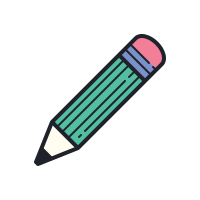
#> input picture edit.png, 200 x 200 px
$ python -i My_Booklet.py   (imports and definitions only)   (older library calls are emulated)
#> lines starting #> are read from the running program, lines starting #| are printed output that depends on the picture
import sqlite3
import tkinter as tk
from tkinter import *
import tkinter .ttk as ttk
import tkinter.font as tkFont
from tkinter import messagebox
from PIL import ImageTk, Image
import smtplib, ssl
from email.mime.multipart import MIMEMultipart
from email.mime.text import MIMEText
import pyautogui
import time
import os


base=sqlite3.connect('Data_Bib.db')
c=base.cursor()

# [41 lines not run here, left out]
teachers = c.fetchall()

#Actual program starts here
# [5 lines not run here, left out]


# [367 lines left out: functions zoom_login, update_teacher, edit_teacher, delete_teacher, send_mail, contact_teacher, not called in this run]


def show_teachers():
    font_chido=tkFont.Font(family="Lucida Grande", size=10)
    page=1
    #TEACHER INFO
    edit_image=Image.open("edit.png")
#> edit_image is the input picture: PIL image 200x200 RGBA; mean R, G, B, A 13.8, 19, 18.6, 39.7
    edit_image=edit_image.resize((30,30), Image.ANTIALIAS)
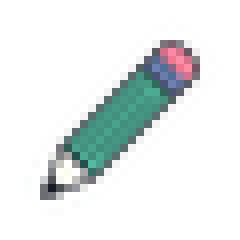
#> edit_image: PIL image 30x30 RGBA (shown 8 times larger); mean R, G, B, A 15.7, 21.3, 21.2, 39.5; transparent parts drawn white
    edit_pencil=ImageTk.PhotoImage(edit_image)
    contact_image=Image.open("contact.png")
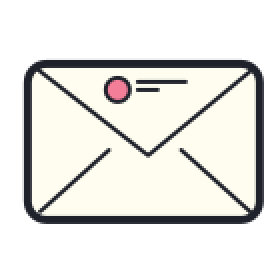
#> input picture contact.png, 140 x 140 px (shown 2 times larger)
#> contact_image is the input picture: PIL image 140x140 RGBA; mean R, G, B, A 103, 102.4, 98.2, 126.6
    contact_image=contact_image.resize((30,30), Image.ANTIALIAS)
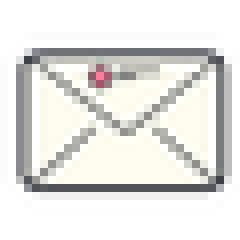
#> contact_image: PIL image 30x30 RGBA (shown 8 times larger); mean R, G, B, A 102.8, 102.3, 101.1, 126.7; transparent parts drawn white
    contact_envelope=ImageTk.PhotoImage(contact_image)
#> (the run stopped early here; a loop or call above may not have finished)
